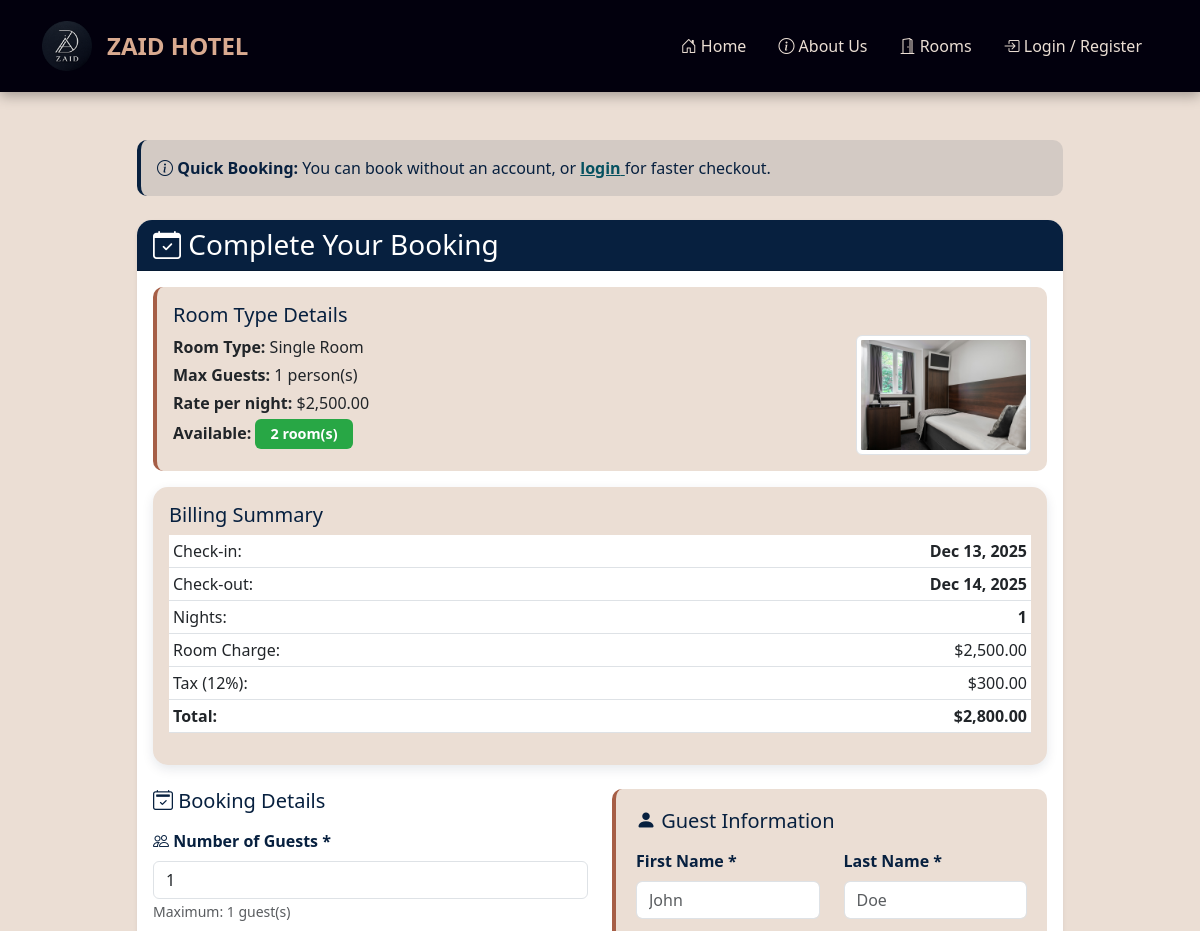
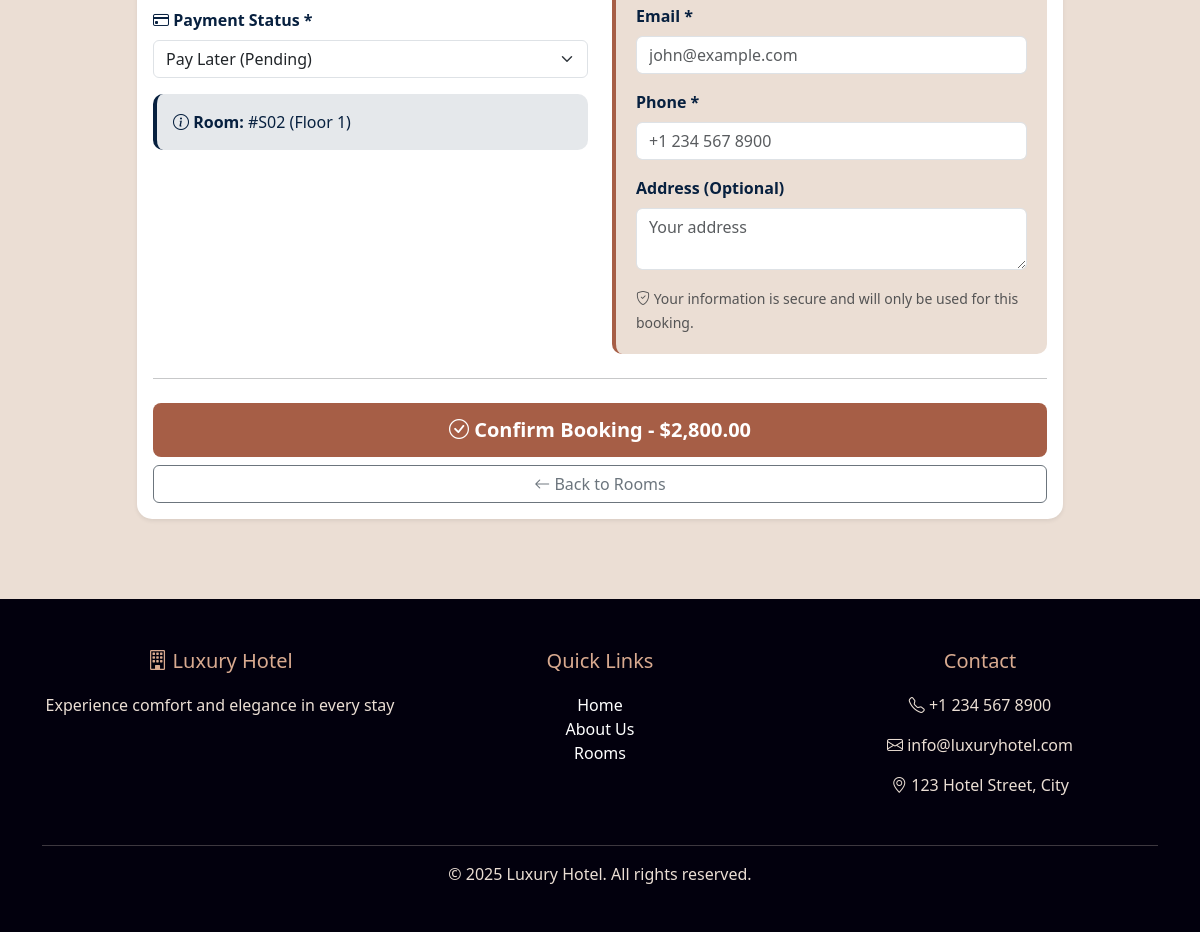
Screenshot of /user/book.php?room_type_id=6 with the database file from the repository (2 pictures, top to bottom).
### tables this page shows
CREATE TABLE room_type (
        room_type_id INTEGER PRIMARY KEY AUTOINCREMENT,
        type_name TEXT NOT NULL,
        nightly_rate REAL NOT NULL,
        max_guests INTEGER NOT NULL,
        description TEXT,
        thumbnail TEXT,
        image1 TEXT,
        image2 TEXT,
        image3 TEXT,
        image4 TEXT,
        image5 TEXT
    );

CREATE TABLE room (
        room_id INTEGER PRIMARY KEY AUTOINCREMENT,
        room_number TEXT NOT NULL UNIQUE,
        room_type_id INTEGER NOT NULL,
        status TEXT NOT NULL DEFAULT 'Available',
        floor TEXT NOT NULL,
        FOREIGN KEY (room_type_id) REFERENCES room_type(room_type_id) ON DELETE CASCADE
    );

### user/book.php (the view, shortened to what this page needs)
<?php
require_once '../config/db.php';
$room_type_id = intval($_GET['room_type_id']);
$check_in = $_GET['check_in'] ?? date('Y-m-d');
$check_out = $_GET['check_out'] ?? date('Y-m-d', strtotime('+1 day'));
$is_logged_in = isset($_SESSION['user_logged_in']) && $_SESSION['user_logged_in'] === true;
$stmt = $conn->prepare("SELECT * FROM room_type WHERE room_type_id = ?");
$stmt->bindValue(1, $room_type_id, SQLITE3_INTEGER);
$result = $stmt->execute();
$room_type = $result->fetchArray(SQLITE3_ASSOC);
$nights = (strtotime($check_out) - strtotime($check_in)) / (60 * 60 * 24);
$room_charge = $nights * $room_type['nightly_rate'];
$tax_rate = 0.12;
$tax_amount = $room_charge * $tax_rate;
$total_amount = $room_charge + $tax_amount;
$avail_stmt = $conn->prepare("
    SELECT r.room_id, r.room_number, r.floor
    FROM room r
    WHERE r.room_type_id = ?
    AND r.status IN ('Available', 'Occupied')
    AND r.room_id NOT IN (
        SELECT room_id FROM reservation
        WHERE status IN ('Confirmed', 'Occupied')
        AND NOT (check_out_date <= ? OR check_in_date >= ?)
    )
    LIMIT 1
");
$avail_stmt->bindValue(1, $room_type_id, SQLITE3_INTEGER);
$avail_stmt->bindValue(2, $check_in, SQLITE3_TEXT);
$avail_stmt->bindValue(3, $check_out, SQLITE3_TEXT);
$avail_result = $avail_stmt->execute();
$available_room = $avail_result->fetchArray(SQLITE3_ASSOC);
$count_stmt = $conn->prepare("
    SELECT COUNT(*) as available_count
    FROM room r
    WHERE r.room_type_id = ?
    AND r.status IN ('Available', 'Occupied')
    AND r.room_id NOT IN (
        SELECT room_id FROM reservation
        WHERE status IN ('Confirmed', 'Occupied')
        AND NOT (check_out_date <= ? OR check_in_date >= ?)
    )
");
$count_stmt->bindValue(1, $room_type_id, SQLITE3_INTEGER);
$count_stmt->bindValue(2, $check_in, SQLITE3_TEXT);
$count_stmt->bindValue(3, $check_out, SQLITE3_TEXT);
$count_result = $count_stmt->execute();
$availability = $count_result->fetchArray(SQLITE3_ASSOC);
include 'includes/header.php';
include 'includes/navbar.php';
?>
<div class="container my-5">
    <div class="row justify-content-center">
        <div class="col-lg-10">
            <?php if (!$is_logged_in): ?>
            <div class="alert alert-info mb-4">
                <div class="d-flex justify-content-between align-items-center">
                    <div>
                        <i class="bi bi-info-circle"></i>
                        <strong>Quick Booking:</strong> You can book without an account, or
                        <a href="login.php?redirect=<?php echo urlencode($_SERVER['REQUEST_URI']); ?>" class="alert-link">
                            <strong>login</strong>
                        </a> for faster checkout.
                    </div>
                </div>
            </div>
            <?php endif; ?>
            <div class="card shadow-sm">
                <div class="card-header text-white" style="background-color: var(--secondary-dark);">
                    <h3 class="mb-0"><i class="bi bi-calendar-check"></i> Complete Your Booking</h3>
                </div>
                <div class="card-body">
                    <div class="alert" style="background-color: var(--light-cream); border-left: 4px solid var(--accent-brown);">
                        <h5 style="color: var(--secondary-dark);">Room Type Details</h5>
                        <div class="row">
                            <div class="col-md-8">
                                <p class="mb-1"><strong>Room Type:</strong> <?php echo htmlspecialchars($room_type['type_name']); ?></p>
                                <p class="mb-1"><strong>Max Guests:</strong> <?php echo $room_type['max_guests']; ?> person(s)</p>
                                <p class="mb-1"><strong>Rate per night:</strong> $<?php echo number_format($room_type['nightly_rate'], 2); ?></p>
                                <p class="mb-1">
                                    <strong>Available:</strong>
                                    <span class="badge bg-<?php echo $availability['available_count'] > 0 ? 'success' : 'danger'; ?>">
                                        <?php echo $availability['available_count']; ?> room(s)
                                    </span>
                                </p>
                            </div>
                            <div class="col-md-4 text-md-end">
                                <?php if (!empty($room_type['thumbnail'])): ?>
                                    <img src="../uploads/room_images/<?php echo htmlspecialchars($room_type['thumbnail']); ?>"
                                         class="img-thumbnail"
                                         style="max-height: 120px; object-fit: cover;"
                                         alt="<?php echo htmlspecialchars($room_type['type_name']); ?>">
                                <?php else: ?>
                                    <div class="text-white p-3 rounded" style="background-color: var(--accent-brown);">
                                        <i class="bi bi-door-open" style="font-size: 3rem;"></i>
                                    </div>
                                <?php endif; ?>
                            </div>
                        </div>
                    </div>
                    <?php if (!$available_room): ?>
                        <div class="alert alert-danger">
                            <i class="bi bi-exclamation-triangle"></i>
                            <strong>Sorry!</strong> No rooms available for selected dates.
                        </div>
                        <div class="text-center">
                            <a href="rooms.php" class="btn btn-primary">Try Different Dates</a>
                        </div>
                    <?php else: ?>
                        <div class="card mb-4" style="background-color: var(--light-cream);">
                            <div class="card-body">
                                <h5 class="card-title" style="color: var(--secondary-dark);">Billing Summary</h5>
                                <table class="table table-sm">
                                    <tr>
                                        <td>Check-in:</td>
                                        <td class="text-end"><strong><?php echo date('M d, Y', strtotime($check_in)); ?></strong></td>
                                    </tr>
                                    <tr>
                                        <td>Check-out:</td>
                                        <td class="text-end"><strong><?php echo date('M d, Y', strtotime($check_out)); ?></strong></td>
                                    </tr>
                                    <tr>
                                        <td>Nights:</td>
                                        <td class="text-end"><strong><?php echo $nights; ?></strong></td>
                                    </tr>
                                    <tr>
                                        <td>Room Charge:</td>
                                        <td class="text-end">$<?php echo number_format($room_charge, 2); ?></td>
                                    </tr>
                                    <tr>
                                        <td>Tax (12%):</td>
                                        <td class="text-end">$<?php echo number_format($tax_amount, 2); ?></td>
                                    </tr>
                                    <tr style="background-color: var(--warm-tan);">
                                        <td><strong>Total:</strong></td>
                                        <td class="text-end"><strong>$<?php echo number_format($total_amount, 2); ?></strong></td>
                                    </tr>
                                </table>
                            </div>
                        </div>
                        <form action="booking-handler.php" method="POST">
                            <div class="row">
                                <div class="col-lg-6">
                                    <h5 style="color: var(--secondary-dark);" class="mb-3">
                                        <i class="bi bi-calendar2-check"></i> Booking Details
                                    </h5>
                                    <div class="mb-3">
                                        <label class="form-label"><i class="bi bi-people"></i> Number of Guests *</label>
                                        <input type="number" class="form-control" name="num_guests"
                                               min="1" max="<?php echo $room_type['max_guests']; ?>" value="1" required>
                                        <small class="text-muted">Maximum: <?php echo $room_type['max_guests']; ?> guest(s)</small>
                                    </div>
                                    <div class="mb-3">
                                        <label class="form-label"><i class="bi bi-credit-card"></i> Payment Status *</label>
                                        <select class="form-select" name="payment_status" required>
                                            <option value="Pending">Pay Later (Pending)</option>
                                        </select>
                                    </div>
                                    <div class="alert alert-info">
                                        <i class="bi bi-info-circle"></i>
                                        <strong>Room:</strong> #<?php echo htmlspecialchars($available_room['room_number']); ?>
                                        (Floor <?php echo htmlspecialchars($available_room['floor']); ?>)
                                    </div>
                                </div>
                                <div class="col-lg-6">
                                    <?php if (!$is_logged_in): ?>
                                    <div class="guest-info-section">
                                        <h5 style="color: var(--secondary-dark);" class="mb-3">
                                            <i class="bi bi-person-fill"></i> Guest Information
                                        </h5>
                                        <div class="row">
                                            <div class="col-md-6 mb-3">
                                                <label class="form-label">First Name *</label>
                                                <input type="text" class="form-control" name="guest_first_name"
                                                       placeholder="John" required>
                                            </div>
                                            <div class="col-md-6 mb-3">
                                                <label class="form-label">Last Name *</label>
                                                <input type="text" class="form-control" name="guest_last_name"
                                                       placeholder="Doe" required>
                                            </div>
                                        </div>
                                        <div class="mb-3">
                                            <label class="form-label">Email *</label>
                                            <input type="email" class="form-control" name="guest_email"
                                                   placeholder="john@example.com" required>
                                        </div>
                                        <div class="mb-3">
                                            <label class="form-label">Phone *</label>
                                            <input type="tel" class="form-control" name="guest_phone"
                                                   placeholder="+1 234 567 8900" required>
                                        </div>
                                        <div class="mb-3">
                                            <label class="form-label">Address (Optional)</label>
                                            <textarea class="form-control" name="guest_address" rows="2"
                                                      placeholder="Your address"></textarea>
                                        </div>
                                        <small class="text-muted">
                                            <i class="bi bi-shield-check"></i> Your information is secure and will only be used for this booking.
                                        </small>
                                    </div>
                                    <?php endif; ?>
                                </div>
                            </div>
                            <hr class="my-4">
                            <div class="d-grid gap-2">
                                <button type="submit" class="btn btn-primary btn-lg">
                                    <i class="bi bi-check-circle"></i> Confirm Booking - $<?php echo number_format($total_amount, 2); ?>
                                </button>
                                <a href="rooms.php" class="btn btn-outline-secondary">
                                    <i class="bi bi-arrow-left"></i> Back to Rooms
                                </a>
                            </div>
                        </form>
                    <?php endif; ?>
                </div>
            </div>
        </div>
    </div>
</div>
<?php include 'includes/footer.php'; ?>

### user/includes/header.php (style rules this page uses)
:root { --primary-dark: #02000d; --secondary-dark: #07203f; --light-cream: #ebded4; --warm-tan: #d9aa90; --accent-brown: #a65e46; }
body { font-family: 'Segoe UI', Tahoma, Geneva, Verdana, sans-serif; background-color: var(--light-cream); color: var(--primary-dark); }
.card { transition: transform 0.3s, box-shadow 0.3s; border: none; border-radius: 15px; overflow: hidden; background: white; box-shadow: 0 4px 12px rgba(7,32,63,0.1); }
.btn-primary { background-color: var(--accent-brown); border: none; padding: 12px 30px; font-weight: 600; border-radius: 8px; transition: all 0.3s ease; }
.badge { font-size: 0.9rem; padding: 8px 15px; font-weight: 600; }
.bg-success { background-color: #28a745 !important; }
.form-label { color: var(--secondary-dark); font-weight: 600; margin-bottom: 8px; }
.alert { border-radius: 10px; border: none; }
.alert-info { background-color: rgba(7, 32, 63, 0.1); color: var(--secondary-dark); border-left: 4px solid var(--secondary-dark); }

### user/book.php (style rules this page uses)
.guest-info-section { background-color: var(--light-cream); padding: 20px; border-radius: 10px; border-left: 4px solid var(--accent-brown); }

### rows the page displays
room_type: type_name "Single Room", max_guests "1", nightly_rate "2,500.00", thumbnail (picture), num_guests "1"
room: room_number "S02", floor "1"

### other values shown
$availability['available_count'] "2"
